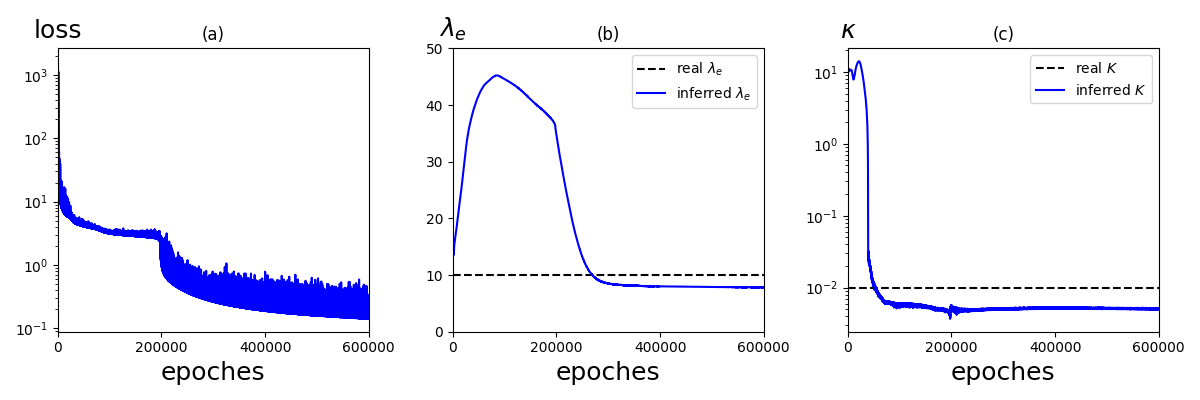

The Python source for this figure:
"""
Author: Minglang Yin
"""
import numpy as np
import matplotlib.pyplot as plt
import matplotlib.gridspec as gridspec

def main():
    ## load data
    loss = np.loadtxt('../../Inv_L/test_9/loss.dat')
    lmd = np.loadtxt('../../Inv_L/test_9/lmd.dat')
    K = np.loadtxt('../../Inv_L/test_9/K.dat')

    ## figure
    fig = plt.figure(constrained_layout=False, figsize=(12, 4))
    gs = fig.add_gridspec(1, 3)
    ## loss
    ax1 = fig.add_subplot(gs[0])
    ax1.plot(loss, color='blue')
    ax1.set_yscale('log')
    ax1.set_xlabel('epoches', fontsize=18)
    ax1.set_ylabel('loss', fontsize=18, rotation="horizontal")
    ax1.set_xlim([0, 600000])
    ax1.set_xticks(np.linspace(0, 600000, 4))
    ax1.set_title('(a)')
    ax1.yaxis.set_label_coords(0.0,1.02)
    # ax1.set_aspect('equal')

    ## lmd
    ax2 = fig.add_subplot(gs[1])
    ax2.axhline(y=10, linestyle='--', color='black',  label='true $\lambda_{e}$')
    ax2.plot(lmd, label='inferred $\lambda_{e}$', color='blue')
    ax2.set_xlabel('epoches', fontsize=18)
    ax2.set_ylabel('$\lambda_{e}$', fontsize=18, rotation="horizontal")
    ax2.set_xlim([0, 600000])
    ax2.set_ylim([0, 50])
    ax2.set_xticks(np.linspace(0, 600000, 4))
    ax2.set_title('(b)')
    ax2.legend()
    ax2.yaxis.set_label_coords(0.0,1.02)
    # ax2.set_aspect('equal')

    ## K
    ax3 = fig.add_subplot(gs[2])
    ax3.set_yscale('log')
    ax3.axhline(y=0.01, linestyle='--', color='black',  label='true $K$')
    ax3.plot(K, color='blue', label='inferred $K$')
    ax3.set_xlabel('epoches', fontsize=18)
    ax3.set_ylabel('$\kappa$', fontsize=18, rotation="horizontal")
    ax3.set_xlim([0, 600000])
    ax3.set_xticks(np.linspace(0, 600000, 4))
    ax3.set_title('(c)')
    ax3.legend()
    ax3.yaxis.set_label_coords(0.0,1.02)

    plt.tight_layout()
    plt.savefig('fig_11.png')
    plt.close()

if __name__ == '__main__':
    main()
